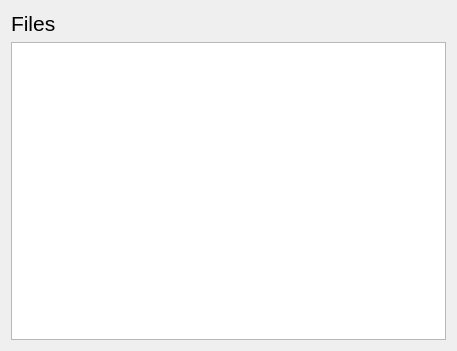
<?xml version="1.0" encoding="UTF-8"?>
<ui version="4.0">
 <class>Form</class>
 <widget class="QWidget" name="Form">
  <property name="geometry">
   <rect>
    <x>0</x>
    <y>0</y>
    <width>457</width>
    <height>351</height>
   </rect>
  </property>
  <property name="windowTitle">
   <string>Form</string>
  </property>
  <layout class="QVBoxLayout" name="verticalLayout">
   <item>
    <widget class="QLabel" name="title">
     <property name="font">
      <font>
       <pointsize>16</pointsize>
      </font>
     </property>
     <property name="text">
      <string>Files</string>
     </property>
    </widget>
   </item>
   <item>
    <widget class="QTreeView" name="files"/>
   </item>
  </layout>
 </widget>
 <resources/>
 <connections/>
</ui>
